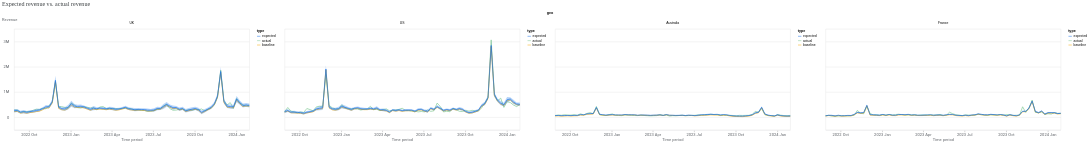

The code cell stored with this chart in its notebook:
### Code cell
model_fit.plot_model_fit(n_top_largest_geos=min(4, n_geos), show_geo_level=True)

### Figure 1 — Vega-Lite specification as saved in the notebook (floating-point values rounded to 4 significant figures; data arrays with more than 128 entries replaced by an {"elided": "..."} marker saying what was removed)
{"config": {"view": {"continuousWidth": 300, "continuousHeight": 300}, "axis": {"labelColor": "#5F6368", "labelFont": "Roboto", "labelFontSize": 12, "titleColor": "#5F6368", "titleFont": "Roboto", "titleFontSize": 12, "titleFontWeight": "normal"}}, "data": {"name": "data-894d905fa4602110c292fe58e51c97b1"}, "facet": {"column": {"field": "geo", "sort": ["UK", "US", "Australia", "France"], "type": "ordinal"}}, "spec": {"layer": [{"mark": {"type": "line"}, "encoding": {"color": {"field": "type", "scale": {"domain": ["expected", "actual", "baseline"], "range": ["#1A73E8", "#81C995", "#F9AB00"]}, "type": "nominal"}, "x": {"axis": {"domainColor": "#DADCE0", "format": "%Y %b", "grid": false, "tickCount": 8}, "field": "time", "title": "Time period", "type": "temporal"}, "y": {"axis": {"domain": false, "labelExpr": "replace(format(datum.value, '.3~s'), 'G', 'B')", "labelPadding": 10, "tickCount": 5, "ticks": false, "titleAlign": "left", "titleAngle": 0, "titleY": -20}, "field": "mean", "title": "Revenue", "type": "quantitative"}}}, {"mark": {"type": "rule", "opacity": 0}, "encoding": {"opacity": {"condition": {"param": "param_daae7590cf6ce0e8", "value": 0.3, "empty": false}, "value": 0}, "tooltip": [{"field": "time", "title": "Time period", "type": "temporal"}, {"field": "expected", "format": ",.0f", "title": "Expected", "type": "quantitative"}, {"field": "actual", "format": ",.0f", "title": "Actual", "type": "quantitative"}, {"field": "baseline", "format": ",.0f", "title": "Baseline", "type": "quantitative"}], "x": {"field": "time", "type": "temporal"}}, "name": "view_a64c5554f3710759_1", "transform": [{"pivot": "type", "value": "mean", "groupby": ["time"]}]}, {"mark": {"type": "circle", "filled": false, "size": 36}, "encoding": {"color": {"field": "type", "legend": null, "scale": {"domain": ["expected", "actual", "baseline"], "range": ["#1A73E8", "#81C995", "#F9AB00"]}, "type": "nominal"}, "opacity": {"condition": {"param": "param_daae7590cf6ce0e8", "value": 1, "empty": false}, "value": 0}, "x": {"field": "time", "type": "temporal"}, "y": {"field": "mean", "type": "quantitative"}}}, {"mark": {"type": "area", "opacity": 0.3}, "encoding": {"color": {"field": "type", "legend": null, "scale": {"domain": ["expected"], "range": ["#1A73E8"]}, "type": "nominal"}, "x": {"field": "time", "type": "temporal"}, "y": {"field": "ci_hi", "type": "quantitative"}, "y2": {"field": "ci_lo"}}}], "resolve": {"scale": {"color": "independent"}}, "width": 700}, "params": [{"name": "param_daae7590cf6ce0e8", "select": {"type": "point", "clear": "pointerout", "fields": ["time"], "nearest": true, "on": "pointerover"}, "views": ["view_a64c5554f3710759_1"]}], "title": {"text": "Expected revenue vs. actual revenue", "anchor": "start", "color": "#3C4043", "font": "Google Sans Display", "fontSize": 18, "fontWeight": "normal", "offset": 10}, "$schema": "https://vega.github.io/schema/vega-lite/v6.4.1.json", "datasets": {"data-894d905fa4602110c292fe58e51c97b1": {"elided": "900 records"}}}
